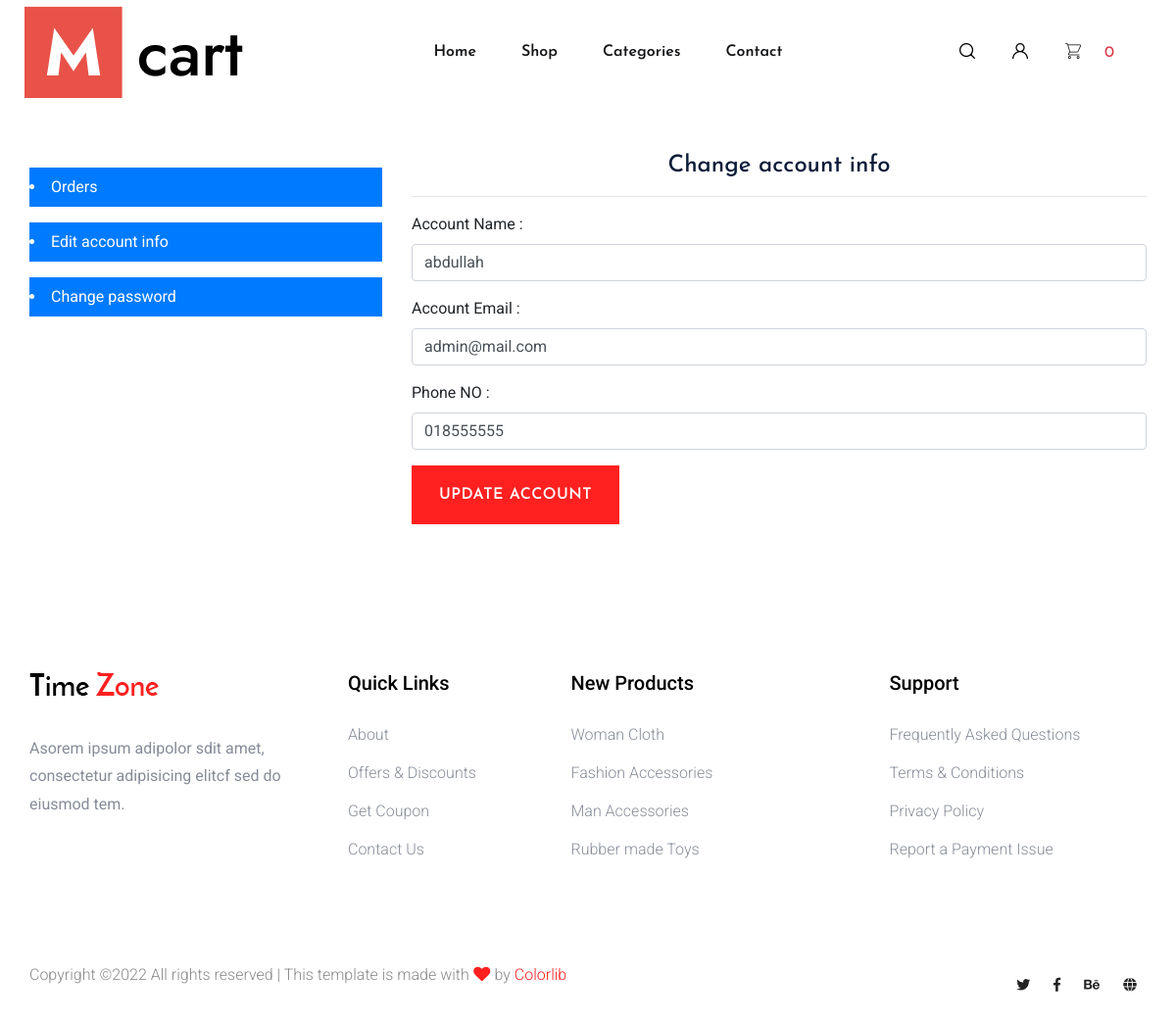
Screenshot of /edit_account.php (signed in) with the database file from the repository.
### tables this page shows
CREATE TABLE `users` (
  `user_id` bigint(20) NOT NULL,
  `name` varchar(100) NOT NULL,
  `email` varchar(100) NOT NULL,
  `phone` varchar(20) NOT NULL,
  `password` varchar(255) NOT NULL,
  `social_login_token` varchar(70) NOT NULL,
  `role` varchar(20) NOT NULL DEFAULT 'user'
);

### edit_account.php (the view, shortened to what this page needs)
<?php require_once "frontend/partials/header.php" ?>
<?php require_once "config.php" ?>
<?php
    $user_id = $_SESSION['user_id'];
    $userInfoSql = "SELECT * FROM users WHERE user_id ='$user_id'";
    $userData = $connection->query($userInfoSql);
    foreach ($userData as $user)
?>
<main>
    <div class="container pt-5">
        <div class="row">
            <div class="col col-md-4 ">
                <a href="account.php">
                    <li class="my-3 py-2 bg-primary">Orders</li>
                </a>
                <a href="edit_account.php">
                    <li class="my-3 py-2 bg-primary">Edit account info</li>
                </a>
                <a href="change_password.php">
                    <li class="my-3 py-2 bg-primary">Change password</li>
                </a>
            </div>
            <div class="col col-md-8">
               <h4 class="text-center">Change account info</h4>
               <hr>
               <form action="process_account.php" method="post">
                    <div class="form-group">
                        <label for="">Account Name : </label>
                        <input type="text" value="<?php echo $user['name'] ?>" name="name" placeholder="Account name" class="form-control">
                    </div>
                    <div class="form-group">
                        <label for="">Account Email : </label>
                        <input type="text" value="<?php echo $user['email'] ?>" name="email" placeholder="Account email " class="form-control">
                    </div>
                    <div class="form-group">
                        <label for="">Phone NO : </label>
                        <input type="text" value="<?php echo $user['phone'] ?>" name="phone" placeholder="Phone" class="form-control">
                    </div>
                    <input type="submit" name="edit_account" value="Update Account" class="btn btn-warning">
               </form>
            </div>
        </div>
    </div>
</main>
<?php require_once 'frontend/partials/footer.php'; ?>

### rows the page displays
users: name "abdullah", email "admin@mail.com", phone "018555555"

### other values shown
$countCartProducts['countProduct'] "0"
